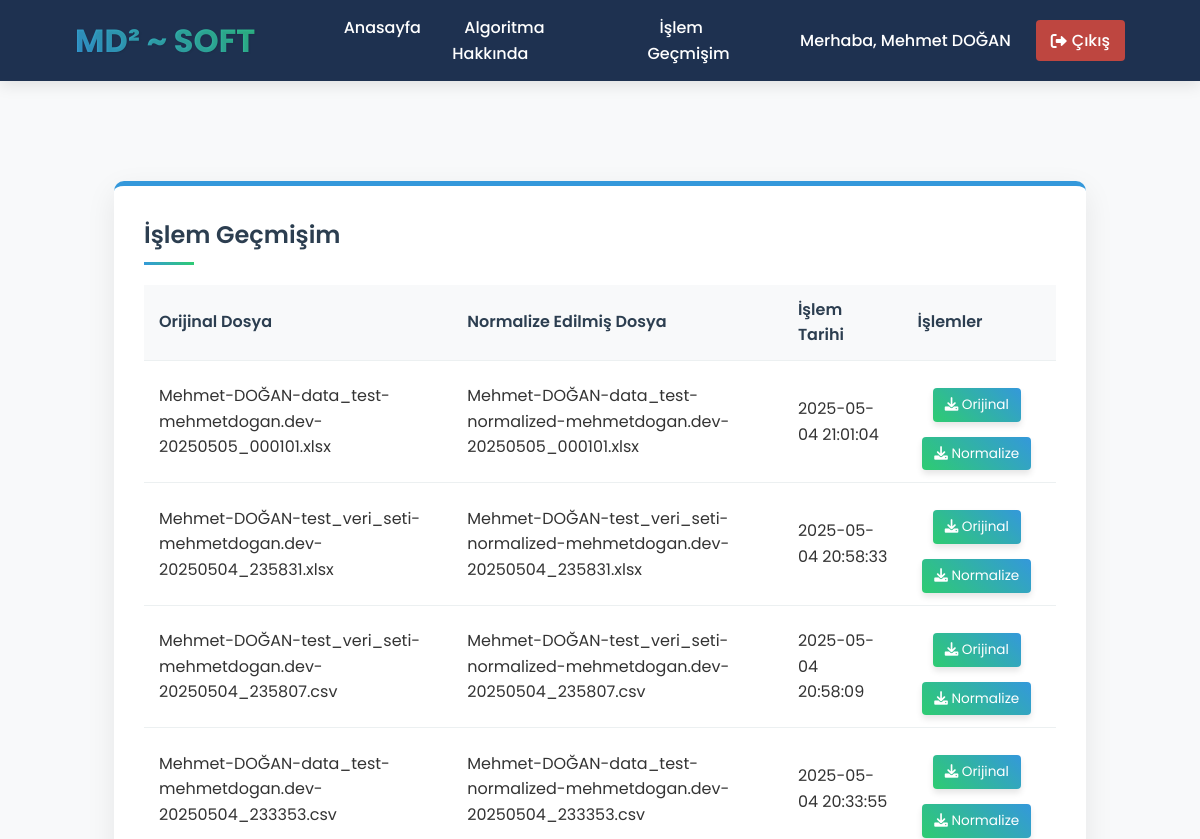
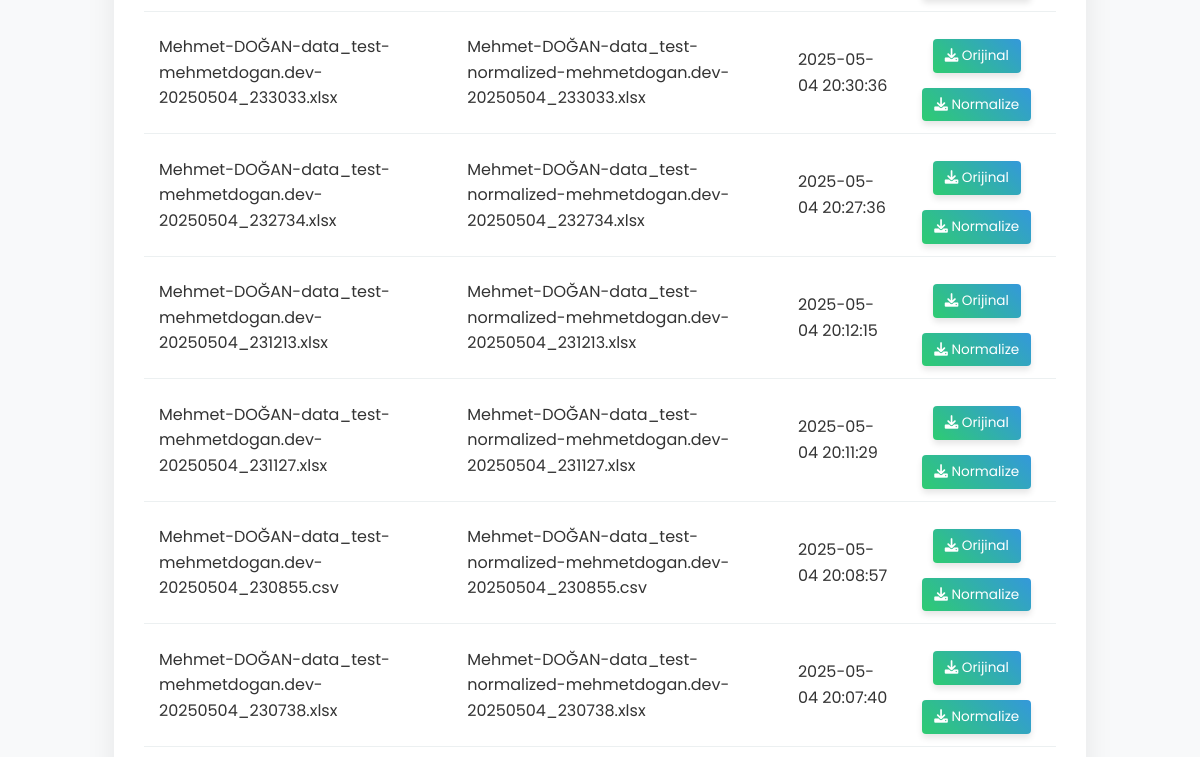
The page /my-operations (signed in, upper part) on the database as committed earlier (2 pictures, top to bottom).
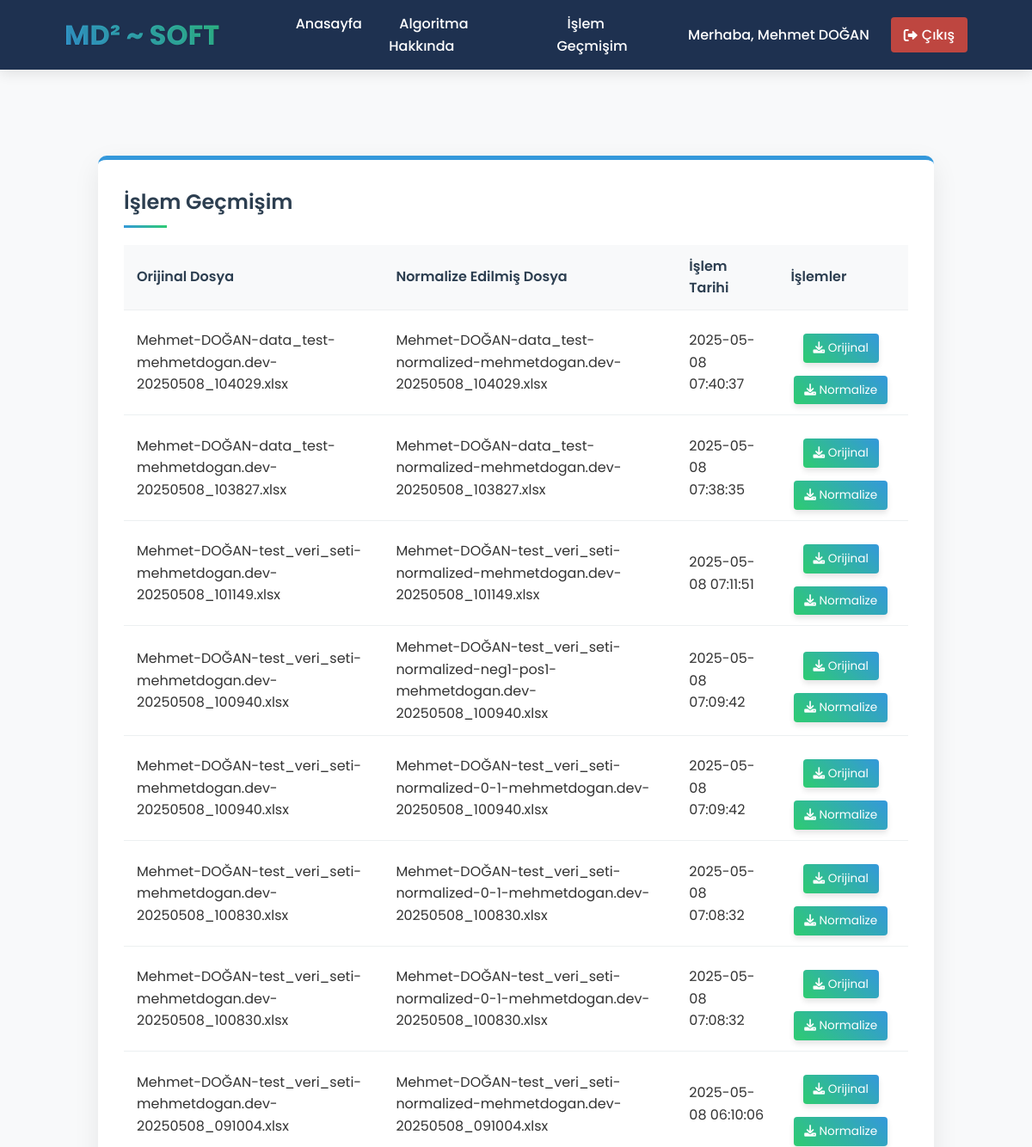
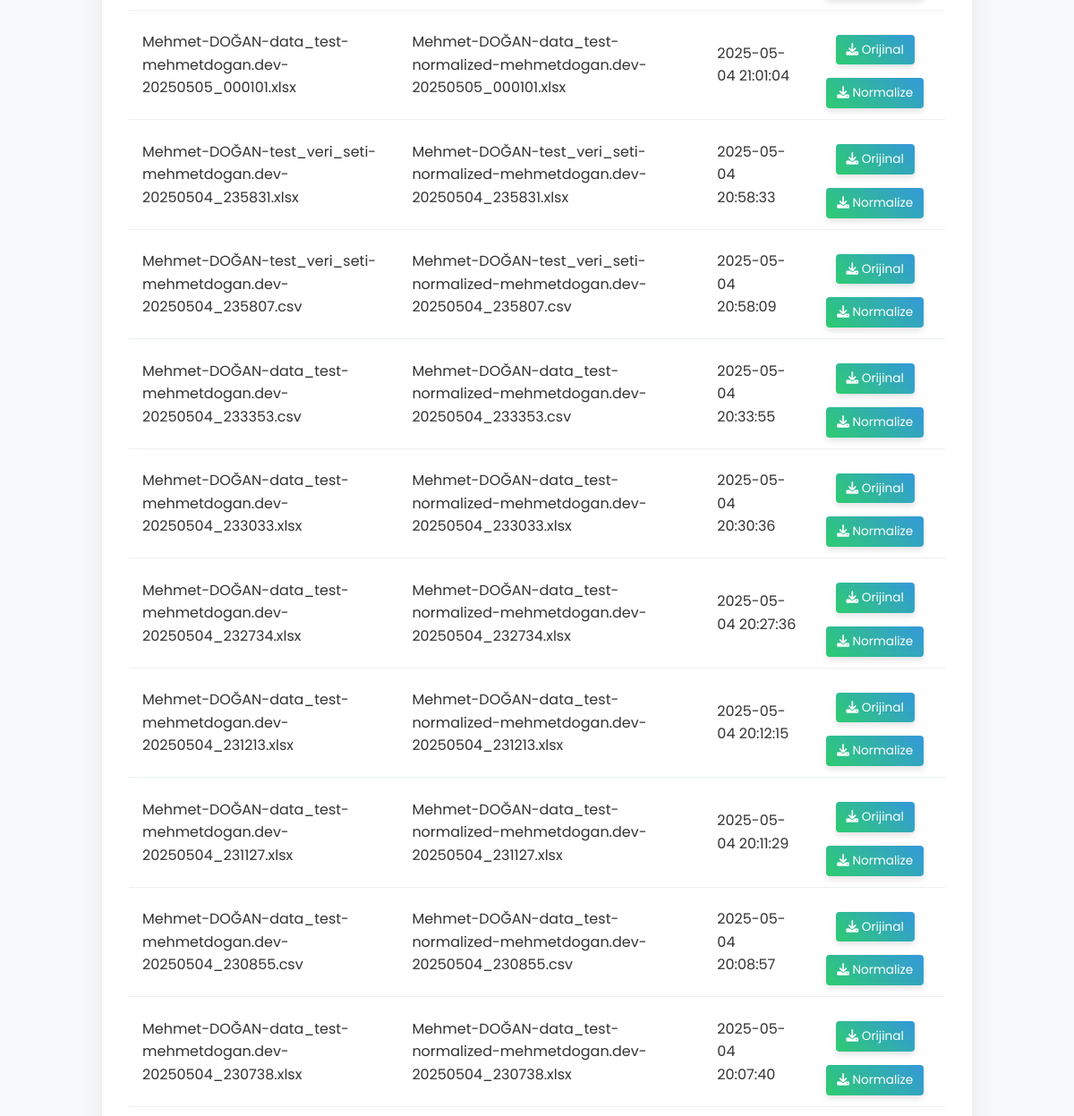
The same page on the database as committed later (2 pictures, top to bottom).
### tables this page shows
CREATE TABLE user_operations (
            id INTEGER PRIMARY KEY AUTOINCREMENT,
            user_id INTEGER NOT NULL,
            original_file TEXT NOT NULL,
            normalized_file TEXT NOT NULL,
            operation_date TIMESTAMP DEFAULT CURRENT_TIMESTAMP,
            FOREIGN KEY (user_id) REFERENCES users (id)
        );

### app.py (the view)
@app.route('/my-operations')
@login_required
def my_operations():
    operations = get_user_operations(session['user_id'])
    return render_template('my_operations.html', operations=operations)

### app.py (called while the page is built)
def get_db_connection():
    conn = sqlite3.connect(DATABASE)
    conn.row_factory = sqlite3.Row
    return conn

def login_required(f):
    @wraps(f)
    def decorated_function(*args, **kwargs):
        if 'user_id' not in session:
            flash('Bu sayfaya erişmek için giriş yapmalısınız!', 'error')
            return redirect(url_for('login'))
        return f(*args, **kwargs)
    return decorated_function

def get_user_operations(user_id):
    conn = get_db_connection()
    operations = conn.execute('SELECT * FROM user_operations WHERE user_id = ? ORDER BY operation_date DESC', (user_id,)).fetchall()
    conn.close()
    return operations

### templates/my_operations.html
{% include 'header.html' %}
<main>
    <div class="container">
        <div class="operations-section">
            <h2>İşlem Geçmişim</h2>
            {% if operations %}
                <div class="operations-table">
                    <table>
                        <thead>
                            <tr>
                                <th>Orijinal Dosya</th>
                                <th>Normalize Edilmiş Dosya</th>
                                <th>İşlem Tarihi</th>
                                <th>İşlemler</th>
                            </tr>
                        </thead>
                        <tbody>
                            {% for operation in operations %}
                                <tr>
                                    <td>{{ operation.original_file }}</td>
                                    <td>{{ operation.normalized_file }}</td>
                                    <td>{{ operation.operation_date }}</td>
                                    <td>
                                        <a href="{{ url_for('download_file', file_path='uploads/' + operation.original_file) }}" class="btn-download"><i class="fas fa-download"></i> Orijinal</a>
                                        <a href="{{ url_for('download_file', file_path='new_csv/' + operation.normalized_file) }}" class="btn-download"><i class="fas fa-download"></i> Normalize</a>
                                    </td>
                                </tr>
                            {% endfor %}
                        </tbody>
                    </table>
                </div>
            {% else %}
                <div class="no-data">
                    <p>Henüz bir işlem yapmadınız.</p>
                    <a href="{{ url_for('index') }}" class="btn-primary">İşlem Yap</a>
                </div>
            {% endif %}
        </div>
    </div>
</main>
{% include 'footer.html' %}

### templates/header.html (shortened to what this page needs)
<!DOCTYPE html>
<html lang="tr">
<head>
    <link rel="stylesheet" href="{{ url_for('static', filename='style.css') }}">
    <link rel="stylesheet" href="https://cdnjs.cloudflare.com/ajax/libs/font-awesome/6.0.0-beta3/css/all.min.css">
</head>
<body>
    <div class="ai-background">
</div>
    <header>
        <div class="header-container">
            <div class="logo-area">
                <h1 class="logo">MD² ~ SOFT</h1>
            </div>
            <nav class="main-nav">
                <ul>
                    <li><a href="{{ url_for('index') }}" class="nav-link">Anasayfa</a></li>
                    <li><a href="{{ url_for('about') }}" class="nav-link">Algoritma Hakkında</a></li>
                    <li><a href="{{ url_for('my_operations') }}" class="nav-link">İşlem Geçmişim</a></li>
                </ul>
            </nav>
            <div class="user-section">
                {% if session.user_id %}
                    <span class="user-greeting">Merhaba, {{ session.full_name }}</span>
                    <a href="{{ url_for('logout') }}" class="btn-logout"><i class="fas fa-sign-out-alt"></i> Çıkış</a>
                {% else %}
                    <a href="{{ url_for('login') }}" class="btn-login"><i class="fas fa-sign-in-alt"></i> Giriş</a>
                    <a href="{{ url_for('register') }}" class="btn-register"><i class="fas fa-user-plus"></i> Kayıt</a>
                {% endif %}
            </div>
        </div>
    </header>
    <div class="container">

### templates/footer.html (shortened to what this page needs)
</div>
</body>
</html>

### static/style.css (style rules this page uses)
* { margin: 0; padding: 0; box-sizing: border-box; font-family: 'Roboto', sans-serif; }
body { background-color: #f5f5f5; color: #333; line-height: 1.6; }
.container { width: 90%; max-width: 1200px; margin: 0 auto; padding: 20px 0; }
header { background-color: #2c3e50; color: white; padding: 15px 0; box-shadow: 0 2px 5px rgba(0, 0, 0, 0.1); }
nav ul { display: flex; list-style: none; }
nav ul li { margin-left: 20px; }
nav ul li a { color: white; text-decoration: none; font-weight: 500; transition: color 0.3s; }
main { padding: 30px 0; }
.btn-download { display: inline-block; background-color: #2ecc71; color: white; text-decoration: none; padding: 8px 15px; border-radius: 4px; margin-top: 10px; transition: background-color 0.3s; }
table { width: 100%; border-collapse: collapse; margin-top: 10px; }
table th, table td { padding: 10px; text-align: left; border-bottom: 1px solid #ddd; }
table th { background-color: #f2f2f2; font-weight: 600; }
* { margin: 0; padding: 0; box-sizing: border-box; font-family: 'Poppins', sans-serif; }
body { background-color: #f8f9fa; color: #333; line-height: 1.6; position: relative; overflow-x: hidden; }
.container { width: 90%; max-width: 1200px; margin: 0 auto; padding: 20px 0; position: relative; z-index: 1; }
.ai-background { position: fixed; top: 0; left: 0; width: 100%; height: 100%; overflow: hidden; z-index: -1; }
header { background-color: rgba(18, 38, 71, 0.95); color: white; padding: 15px 0; box-shadow: 0 4px 15px rgba(0, 0, 0, 0.1); position: sticky; top: 0; z-index: 100; }
.header-container { display: flex; justify-content: space-between; align-items: center; width: 90%; max-width: 1200px; margin: 0 auto; padding: 0 15px; }
.logo-area { flex: 1; }
.logo { font-size: 2rem; font-weight: 700; background: linear-gradient(45deg, #3498db, #2ecc71); -webkit-background-clip: text; background-clip: text; color: transparent; text-shadow: 1px 1px 2px rgba(0, 0, 0, 0.1); }
.main-nav { flex: 2; display: flex; justify-content: center; }
.main-nav ul { display: flex; list-style: none; justify-content: center; }
.main-nav ul li { margin: 0 15px; }
.nav-link { color: white; text-decoration: none; font-weight: 500; padding: 8px 12px; border-radius: 4px; transition: all 0.3s ease; position: relative; }
.nav-link::after { content: ''; position: absolute; bottom: 0; left: 50%; width: 0; height: 2px; background: #3498db; transition: all 0.3s ease; transform: translateX(-50%); }
main { padding: 30px 0; position: relative; z-index: 1; }
.btn-download { display: inline-block; background: linear-gradient(45deg, #2ecc71, #3498db); color: white; text-decoration: none; padding: 10px 20px; border-radius: 6px; margin-top: 15px; transition: all 0.3s ease; box-shadow: 0 4px 6px rgba(0, 0, 0, 0.1); }
table { width: 100%; border-collapse: collapse; margin-top: 15px; }
table th, table td { padding: 12px 10px; text-align: left; border-bottom: 1px solid #ecf0f1; }
table th { background-color: #f8f9fa; font-weight: 600; color: #2c3e50; }
table tbody tr td:last-child { text-align: center; }
.user-section { display: flex; align-items: center; margin-left: auto; }
.user-greeting { color: white; margin-right: 15px; font-weight: 500; }
.btn-logout, .btn-login, .btn-register { color: white; text-decoration: none; padding: 8px 15px; border-radius: 4px; font-weight: 500; transition: all 0.3s; display: inline-flex; align-items: center; margin-left: 10px; }
.btn-logout { background-color: rgba(231, 76, 60, 0.8); }
.btn-logout i, .btn-login i, .btn-register i { margin-right: 5px; }
.operations-section { background-color: rgba(255, 255, 255, 0.95); border-radius: 10px; padding: 30px; margin-top: 30px; box-shadow: 0 10px 30px rgba(0, 0, 0, 0.08); border-top: 5px solid #3498db; }
.operations-section h2 { color: #2c3e50; margin-bottom: 20px; font-weight: 600; position: relative; padding-bottom: 10px; }
.operations-section h2::after { content: ''; position: absolute; bottom: 0; left: 0; width: 50px; height: 3px; background: linear-gradient(45deg, #3498db, #2ecc71); }
.operations-table table { width: 100%; border-collapse: collapse; margin-top: 20px; }
.operations-table th, .operations-table td { padding: 12px 15px; text-align: left; border-bottom: 1px solid #ecf0f1; }
.operations-table th { background-color: #f8f9fa; font-weight: 600; color: #2c3e50; }
.operations-table .btn-download { display: inline-block; padding: 6px 12px; border-radius: 4px; margin-right: 5px; font-size: 0.85rem; }

Rows that differ between the two databases and show on the page:
added user_operations: original_file "Mehmet-DOĞAN-data_test-mehmetdogan.dev-20250508_104029.xlsx", normalized_file "Mehmet-DOĞAN-data_test-normalized-mehmetdogan.dev-20250508_104029.xlsx", operation_date "2025-05-08 07:40:37"
added user_operations: original_file "Mehmet-DOĞAN-data_test-mehmetdogan.dev-20250508_103827.xlsx", normalized_file "Mehmet-DOĞAN-data_test-normalized-mehmetdogan.dev-20250508_103827.xlsx", operation_date "2025-05-08 07:38:35"
added user_operations: original_file "Mehmet-DOĞAN-test_veri_seti-mehmetdogan.dev-20250508_101149.xlsx", normalized_file "Mehmet-DOĞAN-test_veri_seti-normalized-mehmetdogan.dev-20250508_101149.xlsx", operation_date "2025-05-08 07:11:51"
added user_operations: original_file "Mehmet-DOĞAN-test_veri_seti-mehmetdogan.dev-20250508_100940.xlsx", normalized_file "Mehmet-DOĞAN-test_veri_seti-normalized-neg1-pos1-mehmetdogan.dev-20250508_100940.xlsx", operation_date "2025-05-08 07:09:42"
added user_operations: original_file "Mehmet-DOĞAN-test_veri_seti-mehmetdogan.dev-20250508_100940.xlsx", normalized_file "Mehmet-DOĞAN-test_veri_seti-normalized-0-1-mehmetdogan.dev-20250508_100940.xlsx", operation_date "2025-05-08 07:09:42"
added user_operations: original_file "Mehmet-DOĞAN-test_veri_seti-mehmetdogan.dev-20250508_100830.xlsx", normalized_file "Mehmet-DOĞAN-test_veri_seti-normalized-0-1-mehmetdogan.dev-20250508_100830.xlsx", operation_date "2025-05-08 07:08:32"
added user_operations: original_file "Mehmet-DOĞAN-test_veri_seti-mehmetdogan.dev-20250508_100830.xlsx", normalized_file "Mehmet-DOĞAN-test_veri_seti-normalized-0-1-mehmetdogan.dev-20250508_100830.xlsx", operation_date "2025-05-08 07:08:32"
added user_operations: original_file "Mehmet-DOĞAN-test_veri_seti-mehmetdogan.dev-20250508_091004.xlsx", normalized_file "Mehmet-DOĞAN-test_veri_seti-normalized-mehmetdogan.dev-20250508_091004.xlsx", operation_date "2025-05-08 06:10:06"
